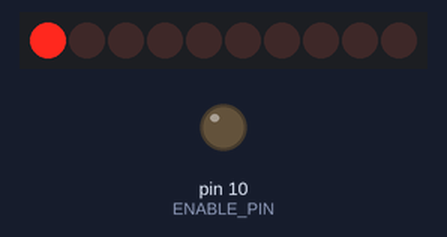
Recording of a sketch running on a simulated Arduino Uno, built with avr-gcc and run on an emulated ATmega328P. Shown: 10 shift-register outputs drawn as a row of LEDs (first output left, lit = HIGH), output pins drawn as LEDs (lit = HIGH). Wiring (inferred from the names in the program): decade counter: clock pin 11; reset pin 12. Wiring (inferred from the signals the program sends): row of LEDs: on Q0, Q1, Q2, Q3, Q4, Q5, Q6, Q7, Q8, Q9. Random numbers use the default seed unless the sketch sets one; pins used as bus, display or sensor lines are not drawn.

Above: at 0.1 s.
At 3.77 s:
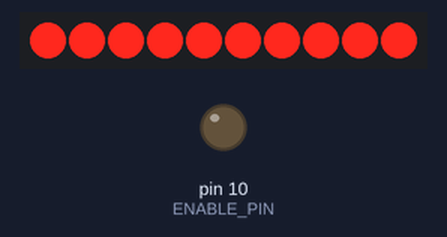
At 13.29 s:
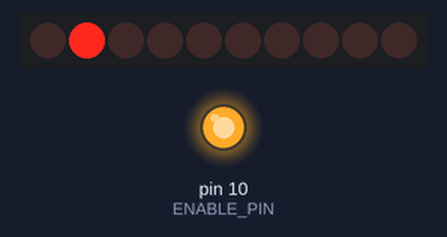
At 17.43 s:
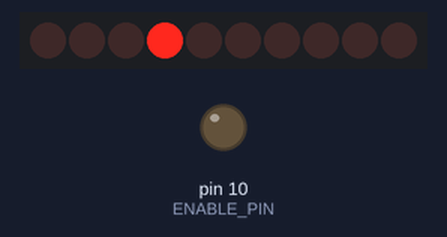
At 29.13 s:
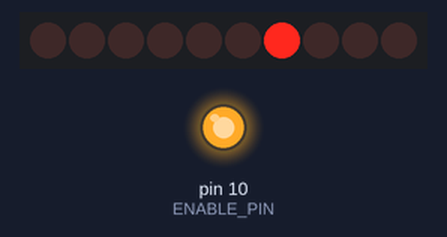
At 35.49 s:
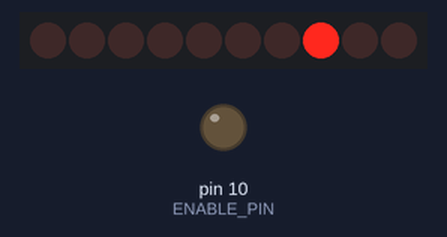
Timing chart, 0 to 40.0 s (numbered marks = the images above):
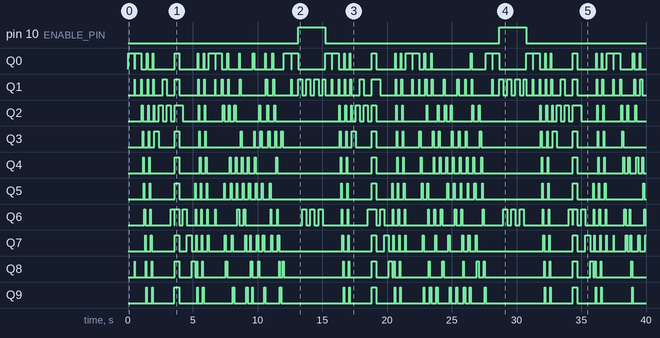

The sketch:

RingCounterController.ino
```cpp
/*

  RingCounterController
  Control the classic CD4017 walking-ring counter with an Arduino

  For info and circuit diagrams see https://github.com/tardate/LittleArduinoProjects/tree/main/playground/RingCounterController

 */

#include "ring_counter.h"

#define ENABLE_PIN 10
#define CLOCK_PIN 11
#define RESET_PIN 12

RingCounter ring_counter(CLOCK_PIN, ENABLE_PIN, RESET_PIN);

void setup() {
  ring_counter.init();
}

void loop() {
  indicateNextTest();
  gradualRamp();

  indicateNextTest();
  randomSteps();

  indicateNextTest();
  pulseWhenDisabled();
}

void indicateNextTest() {
  ring_counter.reset();
  delay(500);
  for(int step=0; step<20; step++) ring_counter.pulse();
  ring_counter.reset();
  delay(500);
}

void gradualRamp() {
  int min = 2;
  int max = 100;

  for(int step=max; step>min; step--) {
    ring_counter.pulse();
    delay(step/2);
  }
  for(int step=min; step<=max; step++) {
    ring_counter.pulse();
    delay(step/2);
  }
}

void randomSteps() {
  srand(rand());
  for(int step=0; step<100; step++) {
    ring_counter.pulse();
    delay(rand() % 100);
  }
}

void pulseWhenDisabled() {
  ring_counter.disable();
  for(int step=0; step<100; step++) {
    ring_counter.pulse();
    delay(20);
  }
  ring_counter.enable();
}
```

ring_counter.cpp
```cpp
#include "ring_counter.h"


RingCounter::RingCounter(int clock_pin, int enable_pin, int reset_pin) {
  this->clock_pin = clock_pin;
  this->enable_pin = enable_pin;
  this->reset_pin = reset_pin;
  this->pulse_width = 1;
}

void RingCounter::init() {
  pinMode(clock_pin, OUTPUT);
  pinMode(reset_pin, OUTPUT);
  pinMode(enable_pin, OUTPUT);
  enable();
  reset();
}


void RingCounter::pulse() {
  digitalWrite(clock_pin, HIGH);
  delay(pulse_width);
  digitalWrite(clock_pin, LOW);
}

void RingCounter::reset() {
  digitalWrite(reset_pin, HIGH);
  delay(pulse_width);
  digitalWrite(reset_pin, LOW);
}

void RingCounter::enable() {
  digitalWrite(enable_pin, LOW);
}

void RingCounter::disable() {
  digitalWrite(enable_pin, HIGH);
}
```

ring_counter.h
```cpp
#ifndef RingCounter_h
#define RingCounter_h

#include <Arduino.h>

class RingCounter {
  public:
    RingCounter(int clock_pin, int enable_pin, int reset_pin);

    void init();

    void pulse();
    void reset();
    void enable();
    void disable();

  private:
    int pulse_width;
    int clock_pin;
    int enable_pin;
    int reset_pin;

};

#endif
```

Measured:
- by itself, pin 10 (ENABLE_PIN): alternates HIGH for 2.1 s and LOW for 13.4 s
